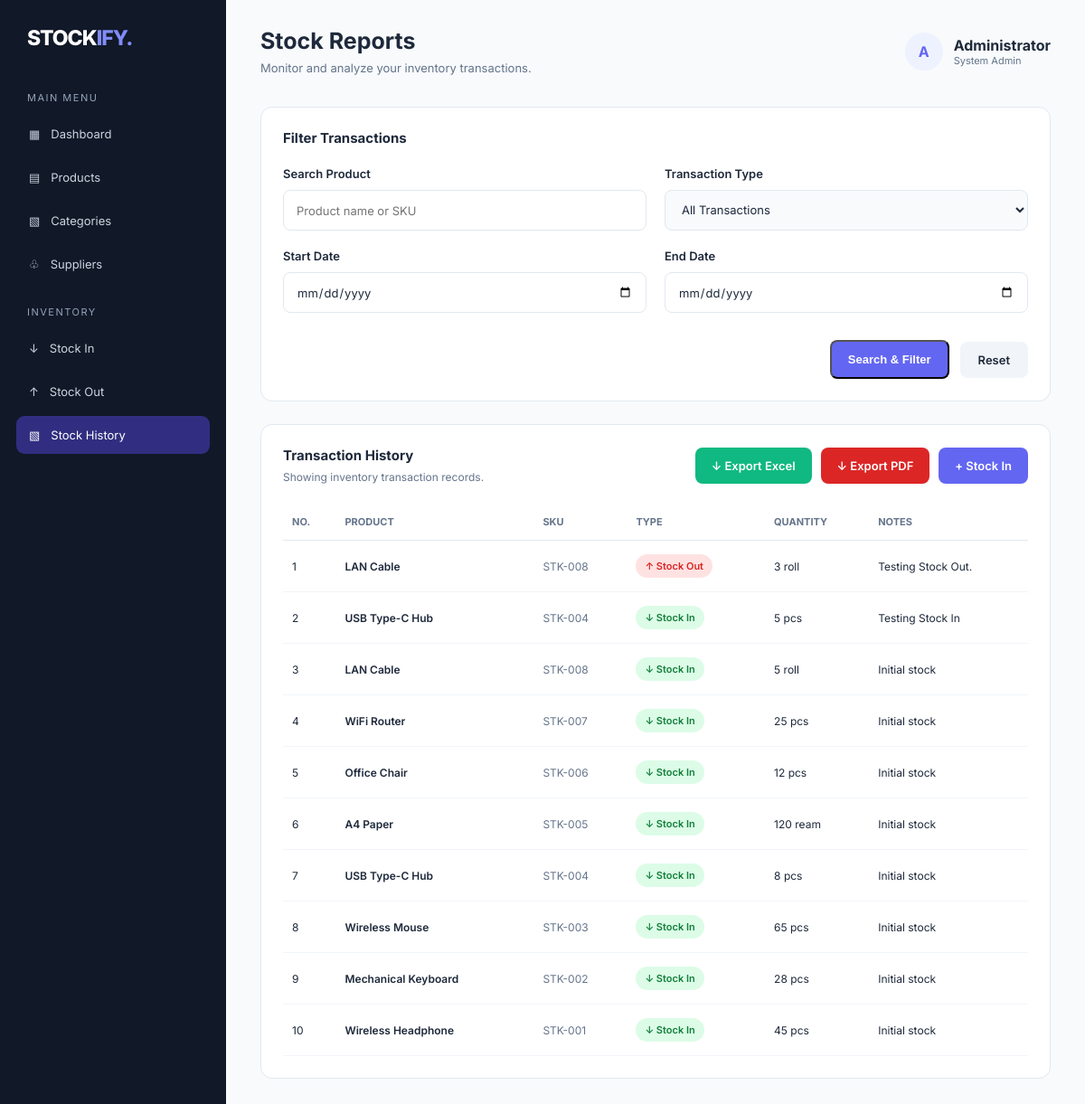
The page /index.php?url=stockmovements/history (signed in) on the database its author committed.
### tables this page shows
CREATE TABLE `stock_movements` (
  `id` int(11) NOT NULL,
  `product_id` int(11) NOT NULL,
  `user_id` int(11) DEFAULT NULL,
  `type` enum('in','out','adjustment') NOT NULL,
  `quantity` int(11) NOT NULL,
  `notes` text DEFAULT NULL,
  `created_at` timestamp NOT NULL DEFAULT current_timestamp()
);

CREATE TABLE `products` (
  `id` int(11) NOT NULL,
  `category_id` int(11) NOT NULL,
  `supplier_id` int(11) DEFAULT NULL,
  `sku` varchar(50) NOT NULL,
  `name` varchar(150) NOT NULL,
  `description` text DEFAULT NULL,
  `purchase_price` decimal(15,2) DEFAULT 0.00,
  `selling_price` decimal(15,2) DEFAULT 0.00,
  `stock_quantity` int(11) DEFAULT 0,
  `minimum_stock` int(11) DEFAULT 5,
  `unit` varchar(30) DEFAULT 'pcs',
  `created_at` timestamp NOT NULL DEFAULT current_timestamp(),
  `updated_at` timestamp NOT NULL DEFAULT current_timestamp() ON UPDATE current_timestamp()
);

### app/controllers/StockMovementsController.php (called while the page is built, shortened)
<?php
class StockMovementsController extends Controller
{
    private $movement;
    public function __construct()
    {
        $this->movement = $this->model('StockMovement');
    }
    public function history()
{
    $search = trim($_GET['search'] ?? '');
    $type = $_GET['type'] ?? '';
    $dateFrom = $_GET['date_from'] ?? '';
    $dateTo = $_GET['date_to'] ?? '';
    $dateFrom = $this->validateDate($dateFrom);
    $dateTo = $this->validateDate($dateTo);
    $filters = [
        'search' => $search,
        'type' => $type,
        'date_from' => $dateFrom,
        'date_to' => $dateTo
    ];
    $data = [
        'title' => 'Stock History - Stockify',
        'movements' => $this->movement->getAll($filters),
        'filters' => $filters
    ];
    $this->view('stock/history', $data);
}
private function validateDate($date)
{
    if (empty($date)) {
        return '';
    }
    return '';
}
}

### app/core/Router.php (called while the page is built, shortened)
<?php
class Router
{
    public function dispatch()
    {
        $url = $_GET['url'] ?? 'dashboard/index';
        $url = trim($url, '/');
        $url = filter_var($url, FILTER_SANITIZE_URL);
        $segments = explode('/', $url);
        $method = $segments[1] ?? 'index';
        $controller = new $controllerName();
        $controller->$method();
    }
}

### public/index.php (called while the page is built, shortened)
<?php
require_once __DIR__ . '/../app/core/Database.php';
require_once __DIR__ . '/../app/core/Model.php';
require_once __DIR__ . '/../app/core/Controller.php';
require_once __DIR__ . '/../app/core/Router.php';
$router = new Router();
$router->dispatch();

### app/core/Model.php (called while the page is built, shortened)
<?php
require_once __DIR__ . '/Database.php';
class Model
{
    public function __construct()
    {
        $database = new Database();
        $this->db = $database->connect();
    }
}

### app/core/Database.php (called while the page is built, shortened)
<?php
class Database
{
    private $host = 'localhost';
    private $dbname = 'stockify_db';
    private $username = 'root';
    private $password = '';
    public function connect()
    {
        try {
            $this->connection = new PDO(
                "mysql:host={$this->host};dbname={$this->dbname};charset=utf8mb4",
                $this->username,
                $this->password
            );
            $this->connection->setAttribute(
                PDO::ATTR_ERRMODE,
                PDO::ERRMODE_EXCEPTION
            );
            $this->connection->setAttribute(
                PDO::ATTR_DEFAULT_FETCH_MODE,
                PDO::FETCH_ASSOC
            );
            return $this->connection;
        } catch (PDOException $e) {
            die("Database connection failed: " . $e->getMessage());
        }
    }
}

### app/models/StockMovement.php (called while the page is built, shortened)
<?php
require_once __DIR__ . '/../core/Model.php';
class StockMovement extends Model
{
   public function getAll($filters = [])
{
    $sql = "
        SELECT
            sm.*,
            p.name AS product_name,
            p.sku,
            p.unit
        FROM stock_movements sm
        INNER JOIN products p ON sm.product_id = p.id
        WHERE 1=1
    ";
    $params = [];
    $sql .= " ORDER BY sm.created_at DESC, sm.id DESC";
    $stmt = $this->db->prepare($sql);
    $stmt->execute($params);
    return $stmt->fetchAll();
}
}

### app/views/stock/history.php (the view, shortened to what this page needs)
<!DOCTYPE html>
<html lang="id">
<head>
    <link rel="stylesheet" href="assets/css/style.css">
</head>
<body>
<div class="app-container">
    <aside class="sidebar">
        <div class="brand">
            STOCK<span>IFY.</span>
        </div>
        <p class="menu-label">Main Menu</p>
        <ul class="nav-menu">
            <li>
                <a href="index.php">
                    <span>▦</span>
                    <span class="nav-text">Dashboard</span>
                </a>
            </li>
            <li>
                <a href="index.php?url=products/index">
                    <span>▤</span>
                    <span class="nav-text">Products</span>
                </a>
            </li>
            <li>
                <a href="index.php?url=categories/index">
                    <span>▧</span>
                    <span class="nav-text">Categories</span>
                </a>
            </li>
            <li>
                <a href="index.php?url=suppliers/index">
                    <span>♧</span>
                    <span class="nav-text">Suppliers</span>
                </a>
            </li>
        </ul>
        <p class="menu-label">Inventory</p>
        <ul class="nav-menu">
            <li>
                <a href="index.php?url=stockmovements/stockIn">
                    <span>↓</span>
                    <span class="nav-text">Stock In</span>
                </a>
            </li>
            <li>
                <a href="index.php?url=stockmovements/stockOut">
                    <span>↑</span>
                    <span class="nav-text">Stock Out</span>
                </a>
            </li>
            <li>
                <a href="index.php?url=stockmovements/history" class="active">
                    <span>▧</span>
                    <span class="nav-text">Stock History</span>
                </a>
            </li>
        </ul>
    </aside>
    <main class="main-content">
        <header class="topbar">
            <div class="page-heading">
                <h1>Stock Reports</h1>
                <p>
                    Monitor and analyze your inventory transactions.
                </p>
            </div>
            <div class="user-profile">
                <div class="avatar">A</div>
                <div>
                    <strong>Administrator</strong>
                    <p style="font-size:11px;color:#64748B;">
                        System Admin
                    </p>
                </div>
            </div>
        </header>
        <div class="panel">
            <div class="panel-header">
                <h3>Filter Transactions</h3>
            </div>
            <form method="GET" action="index.php" class="report-filter">
                <div class="form-group">
                    <label for="search">Search Product</label>
                    <input
                        type="text"
                        name="search"
                        id="search"
                        class="form-control"
                        placeholder="Product name or SKU"
                        value="<?= htmlspecialchars($filters['search'] ?? '') ?>"
                    >
                </div>
                <div class="form-group">
                    <label for="type">Transaction Type</label>
                    <select name="type" id="type" class="form-control">
                        <option value="">All Transactions</option>
                    </select>
                </div>
                <div class="form-group">
                    <label for="date_from">Start Date</label>
                    <input
                        type="date"
                        name="date_from"
                        id="date_from"
                        class="form-control"
                        value="<?= htmlspecialchars($filters['date_from'] ?? '') ?>"
                    >
                </div>
                <div class="form-group">
                    <label for="date_to">End Date</label>
                    <input
                        type="date"
                        name="date_to"
                        id="date_to"
                        class="form-control"
                        value="<?= htmlspecialchars($filters['date_to'] ?? '') ?>"
                    >
                </div>
                <div class="report-actions">
                    <button type="submit" class="btn-primary">
                        Search & Filter
                    </button>
                    <a
                        href="index.php?url=stockmovements/history"
                        class="btn-cancel"
                    >
                        Reset
                    </a>
                </div>
            </form>
        </div>
        <div class="panel" style="margin-top:25px;">
            <div class="panel-header">
                <div>
                    <h3>Transaction History</h3>
                    <p style="font-size:12px;color:#64748B;margin-top:7px;">
                        Showing inventory transaction records.
                    </p>
                </div>
                <div style="display:flex;gap:10px;flex-wrap:wrap;">
                    <a
                        href="index.php?url=stockmovements/exportExcel&<?= htmlspecialchars(http_build_query($filters ?? []), ENT_QUOTES, 'UTF-8') ?>"
                        class="btn-primary"
                        style="background:#10B981;"
                    >
                        ↓ Export Excel
                    </a>
                    <a
                        href="index.php?url=stockmovements/exportPDF&<?= htmlspecialchars(http_build_query($filters ?? []), ENT_QUOTES, 'UTF-8') ?>"
                        class="btn-primary"
                        style="background:#DC2626;"
                    >
                        ↓ Export PDF
                    </a>
                    <a
                        href="index.php?url=stockmovements/stockIn"
                        class="btn-primary"
                    >
                        + Stock In
                    </a>
                </div>
            </div>
            <div class="table-container">
                <table>
                    <thead>
                        <tr>
                            <th>NO.</th>
                            <th>PRODUCT</th>
                            <th>SKU</th>
                            <th>TYPE</th>
                            <th>QUANTITY</th>
                            <th>NOTES</th>
                        </tr>
                    </thead>
                    <tbody>
                        <?php if (!empty($movements)): ?>
                            <?php $no = 1; ?>
                            <?php foreach ($movements as $movement): ?>
                                <tr>
                                    <td>
                                        <?= $no++ ?>
                                    </td>
                                    <td class="product-name">
                                        <?= htmlspecialchars($movement['product_name']) ?>
                                    </td>
                                    <td class="sku">
                                        <?= htmlspecialchars($movement['sku']) ?>
                                    </td>
                                    <td>
                                        <?php if ($movement['type'] === 'in'): ?>
                                            <span class="movement-badge movement-in">
                                                ↓ Stock In
                                            </span>
                                        <?php elseif ($movement['type'] === 'out'): ?>
                                            <span class="movement-badge movement-out">
                                                ↑ Stock Out
                                            </span>
                                        <?php else: ?>
                                            <span class="movement-badge movement-adjustment">
                                                Adjustment
                                            </span>
                                        <?php endif; ?>
                                    </td>
                                    <td>
                                        <?= number_format((int) $movement['quantity']) ?>
                                        <?= htmlspecialchars($movement['unit']) ?>
                                    </td>
                                    <td>
                                        <?= htmlspecialchars($movement['notes'] ?? '-') ?>
                                    </td>
                                </tr>
                            <?php endforeach; ?>
                        <?php endif; ?>
                    </tbody>
                </table>
            </div>
        </div>
    </main>
</div>
</body>
</html>

### rows shown on the page
stock_movements: product.name "LAN Cable", product.sku "STK-008", type "↑ Stock Out", quantity "3", product.unit "roll", notes "Testing Stock Out."
stock_movements: product.name "USB Type-C Hub", product.sku "STK-004", type "↓ Stock In", quantity "5", product.unit "pcs", notes "Testing Stock In"
stock_movements: product.name "LAN Cable", product.sku "STK-008", type "↓ Stock In", quantity "5", product.unit "roll", notes "Initial stock"
stock_movements: product.name "WiFi Router", product.sku "STK-007", type "↓ Stock In", quantity "25", product.unit "pcs", notes "Initial stock"
stock_movements: product.name "Office Chair", product.sku "STK-006", type "↓ Stock In", quantity "12", product.unit "pcs", notes "Initial stock"
stock_movements: product.name "A4 Paper", product.sku "STK-005", type "↓ Stock In", quantity "120", product.unit "ream", notes "Initial stock"
stock_movements: product.name "USB Type-C Hub", product.sku "STK-004", type "↓ Stock In", quantity "8", product.unit "pcs", notes "Initial stock"
stock_movements: product.name "Wireless Mouse", product.sku "STK-003", type "↓ Stock In", quantity "65", product.unit "pcs", notes "Initial stock"
stock_movements: product.name "Mechanical Keyboard", product.sku "STK-002", type "↓ Stock In", quantity "28", product.unit "pcs", notes "Initial stock"
stock_movements: product.name "Wireless Headphone", product.sku "STK-001", type "↓ Stock In", quantity "45", product.unit "pcs", notes "Initial stock"
